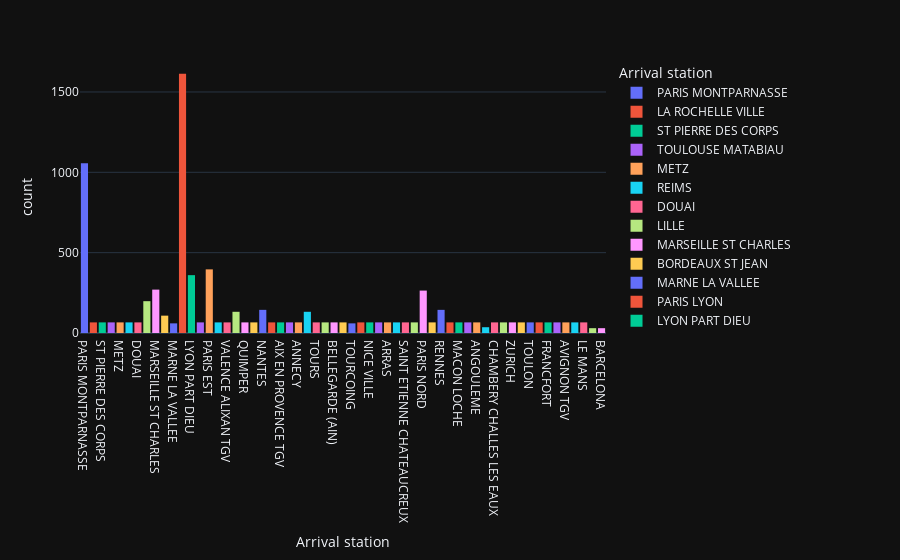

Notebook source saved alongside this figure:
### Code cell
px.histogram(data, x='Arrival station', color='Arrival station')
